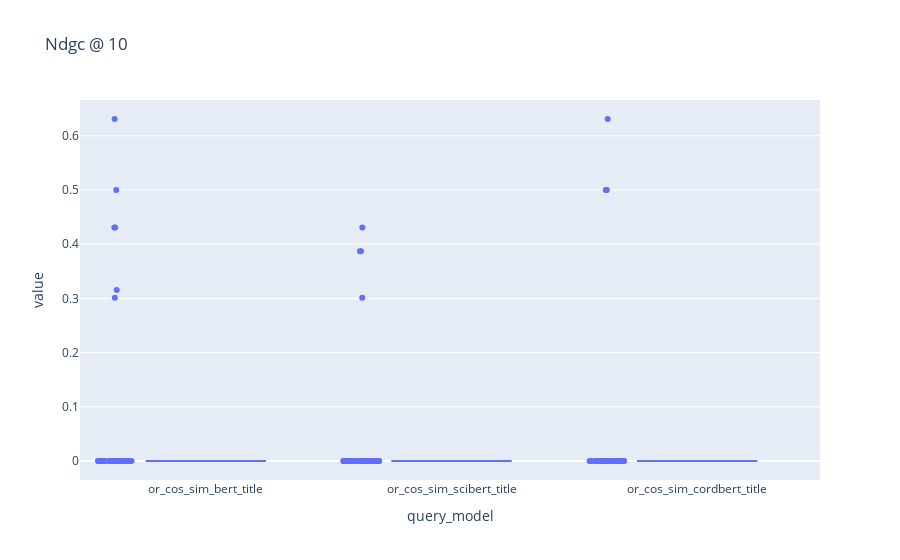

Here is the notebook cell this chart was saved with:
### Code cell
fig = px.box(
    metric_values_bert_title[metric_values_bert_title.metric == "ndcg_10"],
    x="query_model",
    y="value",
    title="Ndgc @ 10",
    points="all"
)
fig.show()

### Figure 1 — Plotly figure (JSON) as saved in the notebook; plotly's stock layout.template omitted (floating-point values rounded to 4 significant figures; data arrays with more than 128 entries replaced by an {"elided": "..."} marker saying what was removed)
{"data": [{"alignmentgroup": "True", "boxpoints": "all", "hovertemplate": "query_model=%{x}<br>value=%{y}<extra></extra>", "legendgroup": "", "marker": {"color": "#636efa"}, "name": "", "notched": false, "offsetgroup": "", "orientation": "v", "showlegend": false, "type": "box", "x": {"elided": "150 str values"}, "x0": " ", "xaxis": "x", "y": {"elided": "150 float values"}, "y0": " ", "yaxis": "y"}], "layout": {"boxmode": "group", "legend": {"tracegroupgap": 0}, "title": {"text": "Ndgc @ 10"}, "xaxis": {"anchor": "y", "domain": [0, 1], "title": {"text": "query_model"}}, "yaxis": {"anchor": "x", "domain": [0, 1], "title": {"text": "value"}}}}
